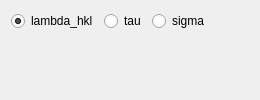
                <widget class="QWidget" name="tab_11">
                 <attribute name="title">
                  <string>Graph</string>
                 </attribute>
                 <layout class="QVBoxLayout" name="verticalLayout_20">
                  <item>
                   <layout class="QHBoxLayout" name="horizontalLayout_17">
                    <item>
                     <widget class="QRadioButton" name="kropff_lda_hkl_radioButton">
                      <property name="text">
                       <string>lambda_hkl</string>
                      </property>
                      <property name="checked">
                       <bool>true</bool>
                      </property>
                     </widget>
                    </item>
                    <item>
                     <widget class="QRadioButton" name="kropff_tau_radioButton">
                      <property name="text">
                       <string>tau</string>
                      </property>
                     </widget>
                    </item>
                    <item>
                     <widget class="QRadioButton" name="kropff_sigma_radioButton">
                      <property name="text">
                       <string>sigma</string>
                      </property>
                     </widget>
                    </item>
                    <item>
                     <spacer name="horizontalSpacer_17">
                      <property name="orientation">
                       <enum>Qt::Horizontal</enum>
                      </property>
                      <property name="sizeHint" stdset="0">
                       <size>
                        <width>40</width>
                        <height>20</height>
                       </size>
                      </property>
                     </spacer>
                    </item>
                   </layout>
                  </item>
                  <item>
                   <widget class="QWidget" name="bragg_peak_widget" native="true">
                    <property name="sizePolicy">
                     <sizepolicy hsizetype="Preferred" vsizetype="Expanding">
                      <horstretch>0</horstretch>
                      <verstretch>0</verstretch>
                     </sizepolicy>
                    </property>
                   </widget>
                  </item>
                 </layout>
                </widget>
